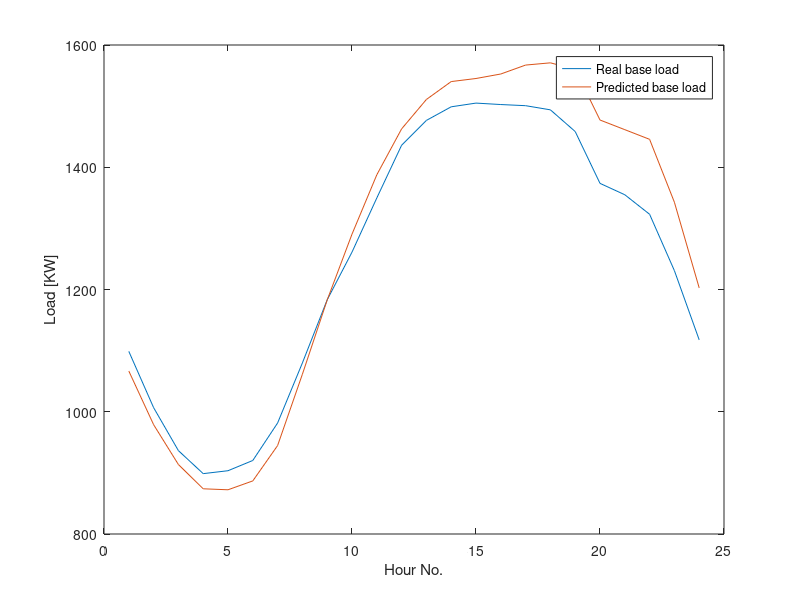

Recreate this plot in MATLAB. (Note: this script raises an error after producing the figure.)
close all;
clc;
clear;


%%%%%%%%%%%%%%%%%%%%%%%%%%%%%%%%%% 1-the parameters %%%%%%%%%%%%%%%%%%%%%%%%%%%%%%%%%%

%%%%%%% 1-BASE_LOAD %%%%%%%%%

% the base load vector for Toronto (data: Toronto 21/08/2009, temperature avg/max/min=22/25/20, unit=KW)
L_b=[
1648181.19
1510114.92
1404600.51
1348140.62
1355294.53
1380434.41
1472398.73
1619859.88
1774726.71
1891739.09
2024589.36
2154006.65
2214969.44
2248348.3
2257444.05
2253898.58
2251095.52
2240891.11
2187658.11
2060455.55
2032531.95
1984614.47
1846244.76
1676395.15];

% predicted base load (mean relative error =0.089)
P_L_b1=[
1737223.863
1603267.075
1501043.33
1434323.708
1427034.265
1445808.13
1535646.84
1703557
1878913.403
2041190.428
2189203.243
2300813.958
2376838.56
2431838.998
2456820.033
2472628.88
2497750.498
2502256.753
2487853.418
2333072.535
2313458.498
2278059.543
2121749.573
1908084.005];


% predicted base load (mean relative error =0.0414)
P_L_b2=[
1599948.91
1468345.518
1370502.199
1310946.046
1308525.559
1330298.288
1417044.254
1592177.276
1774327.31
1935791.394
2081450.673
2194127.508
2266347.528
2310264.895
2317806.969
2328853.886
2350763.395
2356239.943
2340220.599
2215920.234
2192252.838
2168526.739
2014122.374
1803843.804];

% second time predicted base load (better prediction)(mean relative error =0.0234)
P_L_b3=[
1648037.519
1458944.669
1366366.043
1310276.476
1309105.99
1329282.055
1411672.493
1587762.671
1728429.463
1888917.875
2032770.183
2133804.711
2199858.463
2240117.111
2241852.165
2245048.574
2259487.69
2260142.395
2243557.341
2145562.018
2122157.145
2104126.554
1948760.596
1740961.875];

% choose which forecased load is used
P_L_b=P_L_b2;

% the base load for a micogrid  (scale the base load values)
Scale_factor=1/1500;
L_b_mic=L_b*Scale_factor;  % the base load
P_L_b_mic=P_L_b*Scale_factor;  % the predicted base load

%%%%%%% 2-TIME_INTERVAL %%%%%%%%%
tau=1; % in hours (the lengh of charging interval)
num_slot=length(L_b_mic); % number of charging intervals

%%%%%%% 3-PRICE_MODEL %%%%%%%%%
% alfa=1.0;
% theta=1;
omega=1.2*max(L_b_mic);
k_0=0.0001;
k_1=0.00012;
k_2=0;
% the life reduction cost
beta=0;

% the constant multiplication
% k_con=alfa/(omega^theta*(theta+1));

% the basic price :  
price_basic=zeros(num_slot,1); % the price based on basic load
for i=1:num_slot
   price_basic(i)=k_0+k_1* L_b_mic(i);
end
fprintf('The price, min price=%g, max price=%g.\n',min(price_basic), max(price_basic));

%%%%%%% 4-BATTERY & CHARGING %%%%%%%%%
Cap_battery_org=16; % in KWh (% EV battery capacity)
gamma=0.9; % the percentage of battery when charging is completed
Cap_battery=gamma*Cap_battery_org;
P_max=5; % in KW (% the max charging rate)

%%%%%%% 5- CHG and V2G %%%%%%%%%
num_EV=200; % number of EVs
P_Chg=0; % the percentage of EVs that charge the battery only
num_CHG_EV=round(P_Chg*num_EV);  % the CHG EVs will be in the front part of the EV info matrix. (% number of CHG EVs)
num_V2G_EV=num_EV-num_CHG_EV; % number of V2G EVs
%%%%%%%%%%%%%%%%%%%%%%%%%%%%%%%%%%%%%%%%%%%%%%%%%%%%%%%%%%%%%%%%%%%%%%%%%%%%%%%%%%%%%%%%



%%%%%%%%%%%%%%%%%%%%%%%%%%%%%%%%%%  2-load EVs Data + Solar data %%%%%%%%%%%%%%%%%%%%%%%%%%%%%%%%%%
load dataset/EV_info.txt;
load dataset/Solar.txt;

%%%%% EV-DATA %%%%%
EV_info=EV_info(1:num_EV,:);  % keep only the num_Ev rows
F=zeros(num_EV, num_slot); % Create charging interval-matrix (F) 
for i=1:num_EV
    for j=EV_info(i,1):EV_info(i,2)
        F(i,j)=1;
    end
end
F1=reshape(F',1,[]);

%%%%% SOLAR-DATA %%%%%
cost_panel_for_msquare = 30;   % cost panel area for m^2
solar_raw = Solar;        
clear solar;              
num_groups_solar = size(solar_raw, 1);
Solar = struct();
for g = 1:num_groups_solar
    Solar(g).group_id   = solar_raw(g, 1); % Group_id
    Solar(g).efficiency = solar_raw(g, 2); % efficiency
    Solar(g).panel_area = solar_raw(g, 3); % Panel_area
    Solar(g).I_solar = solar_raw(g, 4:end); % Irradiance values (24 hours)
    Solar(g).P_pv_available = Solar(g).efficiency * Solar(g).panel_area .* Solar(g).I_solar / 1000;  % Convert irradiance → PV max power (kW)
end



% the EV charging pattern
%************************************************
% 30% of the EVs connect to charging stations before interval 1, and others uniformly distributed 
%************************************************
% % % % EV info matrix: 1) arrival, 2) departure time, 3) initial energy, 4)
% % % % charging period, 5) min charging time 
% 
% EV_info=zeros(num_EV,3);
% % percentage of EVS connected to station before interval 1
% Per_EV=0.1;
% % other EVs arrival times are uniformly distributed between [1, 20]
% for i=1:num_EV
%     temp_00=rand;
%     if temp_00<=Per_EV
%         T_arrival(i,1)=1;
%     else
%         T_arrival(i,1)=round(1 + (20-1).*rand);
%     end
% end
% 
% % the charging periods are uniformly distributed between [4, 12] hours
% T_charging= round(4 + (12-4).*rand(num_EV,1));
% T_charging=-1*sort(-1*T_charging);
% 
% % the departure time
% for i=1:num_EV
%     T_departure(i,1)=min(24, T_arrival(i,1)+T_charging(i,1));
% end
% % the initial energy is uniformly distributed between [0 0.8] of battery capacity
% Ini_percentage=0+ (0.8-0).*rand(num_EV,1);
% % fill the EV_info
% EV_info(:,1)=T_arrival;
% EV_info(:,2)=T_departure;
% EV_info(:,3)=Cap_battery_org*Ini_percentage;
% 
% for i=1:num_EV
%     EV_info(i,4)=EV_info(i,2)-EV_info(i,1)+1; % charging period
%     EV_info(i,5)=EV_info(i,3)/P_max; % min charging time
%     if EV_info(i,4) < EV_info(i,5)
%         fprintf('EV %g charging time is not valis.\n',i);
%     end
% end
% 
% % save and load EV_info
% save EV_info.txt EV_info -ascii;





%%%%%%%%%%%%%%%%%%%%%%%%%%%%%%%%%% 3-Global optimal scheme for V2G using CVX tool %%%%%%%%%%%%%%%%%%%%%%%%%%%%%%%%%%
% plot the base load
xx_1=1:num_slot;
figure;
yy_1(:,1)=L_b_mic;
yy_1(:,2)=P_L_b_mic;
plot(xx_1,yy_1);
ylabel('Load [KW]');
xlabel('Hour No.');
legend('Real base load','Predicted base load','Location','Best');


%%%%%%%% 1-the equality constraint: Ax=b
% optimization variables x=[z1, z2, ..., z_24, x11, x12, ...., x_100,24]',a colum vextor
num_OptVar=1*num_slot+num_slot*num_EV;
b_a=L_b_mic; % the matrix for the first equality constraint
A1_a=zeros(num_slot, num_OptVar-1*num_slot);
A1=[eye(num_slot) A1_a];

A2_a=zeros(num_slot, num_OptVar-1*num_slot);
s_temp=0;
for i=1:num_slot
    for j=1:num_EV
        A2_a(i, (j-1)*num_slot+i)=F(j,i);
        % fprintf('Assign F(%g,%g)=%g, to A2_a(%g, %g).\n',j,i,F(j,i),i,(j-1)*num_slot+1);
        s_temp=s_temp+F(j,i);
    end
end
A2_b=zeros(num_slot, num_slot);
A2=[A2_b A2_a];
    
A_a=A1-A2;  % the matrix for the first equality constraint
clear A1 A2 A1_a A2_a A2_b;

%%%%%%%% 2-the second equality constarint
B_1=zeros(num_EV, num_OptVar-1*num_slot);
for i=1:num_EV
    B_1(i,(i-1)*num_slot+1:(i-1)*num_slot+num_slot)=F(i,:);
end
temp_1=zeros(num_EV, num_slot);
B1=[temp_1 B_1];    % the matrix for the second equality constraint
b_b=(Cap_battery/tau)*ones(num_EV,1)-EV_info(:,3);% the matrix for the second equality constraint
clear  B_1  temp_1; 
    
% % combine the equality matrix
% Eq_left=[A_a' B1']';
% Eq_right=[b_a' b_b']';
Eq_L=A_a;
Eq_R=b_a;
clear  A_a  b_a; 

%%%%%%%% 3-the first inequality ************

% the inequality constraint ************
In_1=zeros(num_EV*num_slot, num_OptVar);
for i=1:num_slot
    for j=1:num_EV
        In_1((i-1)*num_EV+j,num_slot+(j-1)*num_slot+1:num_slot+(j-1)*num_slot+i)=F(j,1:i);
%         fprintf('set row %g, col %g:%g by using F(%g,1:%g).\n',(i-1)*num_EV+j,num_slot+(j-1)*num_slot+1,num_slot+(j-1)*num_slot+i,j,i);
    end
end
In_1=-1*In_1;  % the first inequality, left side
In_b1=zeros(num_EV*num_slot, 1);    % the first inequality, right side, [EV1_slot1, EV2_slot1, ..., EV1_slot2, EV2_slot2,...]'
for i=1:num_slot
    In_b1( (i-1)*num_EV+1:(i-1)*num_EV+num_EV, 1 )= (1/tau)*EV_info(1:num_EV,3); 
end

%%%%%%%% 4-the the second inequality
In_2=-1*In_1; % the second inequality, left side
In_b2=zeros(num_EV*num_slot, 1);    % the second inequality, right side, [EV1_slot1, EV2_slot1, ..., EV1_slot2, EV2_slot2,...]'
temp_b2=Cap_battery_org - EV_info(1:num_EV,3);
for i=1:num_slot
    In_b2( (i-1)*num_EV+1:(i-1)*num_EV+num_EV, 1 )= (1/tau)*temp_b2; 
end

%%%%%%%% 5-the third inequality
In_3=-1*B1; % the third inequality, left side
In_b3=-1*b_b;    % the third inequality, right side, 

% combine all the inequality constraints
% InEq_L=[In_1' In_2' In_3']';
% InEq_R=[In_b1' In_b2' In_b3']';

% solve the optimization problem using quadratic programming: [x,f_obj] = quadprog(H,f,A,b,Aeq,beq,lb,ub) 
% the initial value
x_initial=zeros(num_OptVar,1);
x_initial(1:num_slot,1)=L_b_mic;
% lower and upper bound
x_lb=zeros(num_OptVar,1); % the lower bound for EV charging

% the lower bound for V2G
x_lb(num_slot+1:num_OptVar,1)=-1*P_max*ones(num_OptVar-num_slot,1);
% distinguish the CHG Evs and V2G EVs
for i=1:num_CHG_EV*num_slot
    x_lb(num_slot+i,1)=0;
end

x_ub=P_max*ones(num_OptVar,1);
for i=1:num_slot
    x_ub(i,1)=2*omega;
end

% the objective function is changed to f=z_1^2+z_2^2+...
% f_1=zeros(num_OptVar,1);
% H_1=zeros(num_OptVar,num_OptVar);
% for i=1:num_slot
%     H_1(i,i)=2;
% end

%%%%%%%%%%%%%%%%%%%%%%%%%%%%%%%%%% 4- CVX tool Global schedule solution %%%%%%%%%%%%%%%%%%%%%%%%%%%%%%%%%%

% quadratic program
disp('Computing the solution of the quadratic program...');
cvx_begin
    variable v_x(num_OptVar);
    minimize(  k_0*sum(pow_p(v_x(1:num_slot),1)) + (k_1/2)*sum(pow_p(v_x(1:num_slot),2)) + beta*sum(square(F1)*square(v_x(num_slot+1:num_OptVar))) ...
        -k_0*sum(pow_p(L_b_mic(1:num_slot),1)) - (k_1/2)*sum(pow_p(L_b_mic(1:num_slot),2)) )
    %     minimize( quad_form(v_x,H_1) )
    Eq_L * v_x == Eq_R;
    In_1 * v_x <= In_b1;
    In_2 * v_x <= In_b2;
    In_3 * v_x <= In_b3;
%     InEq_L * v_x <= InEq_R;
    v_x >= x_lb;
    v_x <= x_ub;
cvx_end

clear  Eq_L  In_1 In_2 In_3 Eq_R In_b1 In_b2 In_b3 x_lb x_ub; 

% [x,f_obj] = quadprog(H_1,f_1,[],[],Eq_left,Eq_right,x_lb,x_ub);% equality constraint only
% [v_x2,f_obj,exitflag,output] = quadprog(H_1,f_1,InEq_L,InEq_R,Eq_L,Eq_R,x_lb,x_ub); % equality + inequality constraint


%%%%%%%%%%%%%%%%%%%%%%%%%%%%%%%%%% 5- Verify and Organizzation Global schedule solution %%%%%%%%%%%%%%%%%%%%%%%%%%%%%%%%%%

% organize and verify the results
v_x_temp=v_x(num_slot+1:num_OptVar,1);
v_x_Matrix = reshape(v_x_temp,num_slot, num_EV);
v_x_Matrix=v_x_Matrix';  % charging rate matrix: num_EV * num_slot

%%%%%%% 1.verify if all the EVs have been fully charged
v_E_Charged=zeros(num_EV,3);  % 1) initial energy, 2) charged energy, 3) final energy
v_E_Charged(:,1)=EV_info(1:num_EV,3);
for i=1:num_EV
    for j=1:num_slot
       v_E_Charged(i,2)= v_E_Charged(i,2) + v_x_Matrix(i,j)*F(i,j);
    end
    v_E_Charged(i,3)=v_E_Charged(i,1)+v_E_Charged(i,2);
    if abs(v_E_Charged(i,3)-Cap_battery) > 0.1
        fprintf('EV %g, final energy is %g, less than the battery capacity %g.\n',i,v_E_Charged(i,2),Cap_battery);
    end
end

%%%%%%% 2.verify the charging load at each interval
v_Charged_Load=zeros(num_slot,6); % 1) the base load, 2) the charged load, 3) the total load (from EV rates), 4) the total load (variables z), 5) difference of 3) and 4)
v_Charged_Load(:,1)=L_b_mic; % the base load
for i=1:num_slot
    for j=1:num_EV
        v_Charged_Load(i,2)=v_Charged_Load(i,2)+v_x_Matrix(j,i)*F(j,i);
    end
    v_Charged_Load(i,3)=v_Charged_Load(i,1)+v_Charged_Load(i,2); % total load calculated from charged loads of individual EVs
    v_Charged_Load(i,4)=v_x(i,1); % total load calculated from optimization variables z_i
    v_Charged_Load(i,5)=v_Charged_Load(i,4)-v_Charged_Load(i,3); % the difference of the results
    v_Charged_Load(i,6)=v_Charged_Load(i,5)/v_Charged_Load(i,1); % the relative error
%     if abs(Total_Load(i,1)-Total_Load(i,2)) > 0.1
%         fprintf('At charging interval %g, the total load is different, %g, vs %g.\n',i,Total_Load(i,1),Total_Load(i,2));
%     end
end

%%%%%%% 3.verify the energy level at each interval for each EV
% the evolution of energy level for each EV
v_Energy_variation=zeros(num_EV,num_slot+1);
for i=1:num_EV
    v_Energy_variation(i,1)=v_E_Charged(i,1);  % the initial energy
    for j=1:num_slot
        v_Energy_variation(i,j+1)=v_Energy_variation(i,j)+F(i,j)*v_x_Matrix(i,j);
    end
end

% save the charging rate for V2G
% save h_x_Matrix.txt v_x_Matrix -ascii;


%%%%%%%%%%%%%%%%%%%%%%%%%%%%%%%%%% 6- The discrete-time optimization loop %%%%%%%%%%%%%%%%%%%%%%%%%%%%%%%%%%
E_Charged=zeros(num_EV,3);  % 1) initial energy, 2) charged energy, 3) final energy
E_Charged(:,1)=EV_info(1:num_EV,3);

% monitor the status of all EVs
Rate_Matrix=zeros(num_EV, num_slot); % the actual charging rates for each EV

% EV_Matrix (COMPOSITION): 
    % col. 1=EV No.
    % col2=initial energy
    % col3=current energy
    % col4=starting slot No.
    % col5=ending slot No.
    % col6=status (0-not started,% 1-ongoing, 2-completed)
    % col.7=CHG or V2G (0=CHG, 1=V2G), 
    % col. 8=group ID(1, 2, 3...)

% EV_Matrix (DEFINITION): 
EV_Matrix=zeros(num_EV,6);  % status
EV_Matrix(:,1)=1:num_EV; %EV No.
EV_Matrix(:,2)=EV_info(:,3); %initial energy
EV_Matrix(:,3)=EV_info(:,3); %current energy
EV_Matrix(:,4)=EV_info(:,1); %starting slot No.
EV_Matrix(:,5)=EV_info(:,2); %ending slot No.
for i=1:length(EV_Matrix(:,1))
    if EV_Matrix(i,1)<=num_CHG_EV
        EV_Matrix(i,7)=0;  % CHG
    else
        EV_Matrix(i,7)=1; % V2G
    end
end

%%%%%%%%%%%%%%%%%%%%%%%%%%%%%%%%%% 7- The group level %%%%%%%%%%%%%%%%%%%%%%%%%%%%%%%%%%
group_size=100; % number of EVs in a group
group_num=ceil(num_EV/group_size); % the group number

% Check consistency with Solar.txt Data
if group_num ~= num_groups_solar
    error(['Mismatch between EV groups (%d) and Solar groups (%d). ' ...
           'Each EV group must have a corresponding Solar group.'], ...
           group_num, num_groups_solar);
end


%%%%% 1. Shuffle the EVs
temp_ID=EV_Matrix(:,1);   
temp_No=shuffle(temp_ID); 
for i=1:length(temp_No)
    EV_Matrix_1(i,:)=EV_Matrix(temp_No(i),:);
end

%%%%% 2. Create the 8th column(group_id) into EV_MATRIX_1 --> (EVs_id , init_energy , ... ,  group_id)
EV_Matrix_1(:,8)=group_num*ones(num_EV,1);
for i=1:group_num-1
    EV_Matrix_1((i-1)*group_size+1:i*group_size,8)=i*ones(group_size,1);
end
EV_Matrix=[];
    
%%%%% 3. RE-Construction of EV_Matrix (using EV_MATRIX1)
for gg=1:group_num
    
    EV_Matrix=[];
    % constrcut the matrix EV_Matrix
    temp_ss=0;
    for i=1:num_EV
        if EV_Matrix_1(i,8)==gg
            temp_ss=temp_ss+1;
            EV_Matrix(temp_ss,:)=EV_Matrix_1(i,:);
        end
    end
    EV_Matrix=sortrows(EV_Matrix,7);
    % number of EVs in the current group
    num_EV_g=length(EV_Matrix(:,1));
    % the number of CHG EVs
    num_CHG_g=0;
    for i=1:num_EV_g
        if EV_Matrix(i,7)==0
           num_CHG_g=num_CHG_g+1;
        end
    end
    % EV ID mapping
    EV_Mapping=zeros(num_EV_g,2);
    EV_Mapping(:,1)=1:num_EV_g;
    EV_Mapping(:,2)=EV_Matrix(:,1);
    % change the EV IDs
    EV_Matrix(:,1)=1:num_EV_g;
    % the rate matrix for the group
    Rate_Matrix_g=zeros(num_EV_g, num_slot); 


%%%%% 4. Optimization for each time_slot using current EV    
    for iii=1:num_slot   % 1 -> 24

        Current_T=iii;  % the current time instant
        Par_set=[beta, tau, Cap_battery_org, gamma, P_max, omega, num_CHG_g, k_0, k_1]';  % parameter vector

        % find out the charging EVs at the current time using
        Current_EV=[];
        temp_d1=0;
        for i=1:num_EV_g
            if Current_T >= EV_Matrix(i,4) & EV_Matrix(i,6)<2
                temp_d1=temp_d1+1;
                Current_EV(temp_d1,:)=EV_Matrix(i,:);
                % fprintf('EV %g is put into Current_EV set.\n',i);
            end
        end


        % save data for test --->  save T_Par_set.txt Par_set -ascii; save T_Current_EV.txt Current_EV -ascii; save T_Current_slot.txt Current_slot -ascii;
        
        % 
        if isempty(Current_EV)
            fprintf('At time slot %g, the Current_EV set is empty.\n',Current_T);
            continue;
        else
            % the sliding window
            Current_slot=[];
            Current_slot=Current_T: max(Current_EV(:,5));  % Current slow is from CURRENT_TIME(iii) --> The farthest depaturtime time of active EVs
            Current_slot=Current_slot';
            % the optimization function, return charging rates during the sliding window
            % % case 1): EV charging only 
            %    x=func_EV_Chg(Current_T, Par_set, Current_EV, Current_slot, P_L_b_mic);
            % % case 2): V2G
            x=func_group_cvx(Current_T, Par_set, Current_EV, Current_slot, P_L_b_mic , Solar , cost_panel_for_msquare , gg);  
        end

        % update the EV status: Rate_Matrix_g
        for i=1:length(Current_EV(:,1))
            Rate_Matrix_g(Current_EV(i,1),Current_T:Current_T+length(x(1,:))-1)=x(i,:);
        end
        % update the EV status: EV_Matrix
        for i=1:length(Current_EV(:,1))
            EV_Matrix(Current_EV(i,1),3)=EV_Matrix(Current_EV(i,1),3)+Rate_Matrix_g(Current_EV(i,1),Current_T); % update the current energy
            if abs(EV_Matrix(Current_EV(i,1),3)-Cap_battery)<0.01
                EV_Matrix(Current_EV(i,1),6)=2;
                elseif Current_T >= EV_Matrix(Current_EV(i,1),4)
                    EV_Matrix(Current_EV(i,1),6)=1;
            end
            % fprintf('EV %g is updated.\n',EV_Matrix(Current_EV(i,1),1));
        end


    end  % end of iii iteration
    

    %%%%% 5. Final verification and update  
    % verify the final energy for each EV
    for i=1:num_EV_g
        E_Charged(EV_Mapping(i,2),2)=sum(Rate_Matrix_g(i,:)); % charged energy
        E_Charged(EV_Mapping(i,2),3)=E_Charged(EV_Mapping(i,2),1)+E_Charged(EV_Mapping(i,2),2);
    end

    % update the global rate matrix
    for i=1:num_EV_g
        Rate_Matrix(EV_Mapping(i,2),:)=Rate_Matrix_g(EV_Mapping(i,1),:);
        %fprintf('Group %g: EV %g is completed.\n',gg, EV_Mapping(i,2));
    end

    
end  % end of gg iteration

%%%%%%%%%%%%%%%%%%%%%%%%%%%%%%%%%% 8- Verify the results %%%%%%%%%%%%%%%%%%%%%%%%%%%%%%%%%%
x=[];
x_Matrix=[];
x_Matrix=Rate_Matrix;  % charging rate matrix: num_EV * num_slot
% verify the charging load at each interval
Charged_Load=zeros(num_slot,6); % 1) the base load, 2) the charged load, 3) the total load (from EV rates), 4) the total load (variables z), 5) difference of 3) and 4)
Charged_Load(:,1)=L_b_mic; % the base load
for i=1:num_slot
    for j=1:num_EV
        Charged_Load(i,2)=Charged_Load(i,2)+x_Matrix(j,i)*F(j,i);
    end
    Charged_Load(i,3)=Charged_Load(i,1)+Charged_Load(i,2); % total load calculated from charged loads of individual EVs
%     Charged_Load(i,4)=x(i,1); % total load calculated from optimization variables z_i
    Charged_Load(i,5)=Charged_Load(i,4)-Charged_Load(i,3); % the difference of the results
    Charged_Load(i,6)=Charged_Load(i,5)/Charged_Load(i,1); % the relative error
%     if abs(Total_Load(i,1)-Total_Load(i,2)) > 0.1
%         fprintf('At charging interval %g, the total load is different, %g, vs %g.\n',i,Total_Load(i,1),Total_Load(i,2));
%     end
end

% verify the energy level at each interval for each EV
% the evolution of energy level for each EV
Energy_variation=zeros(num_EV,num_slot+1);
for i=1:num_EV
    Energy_variation(i,1)=E_Charged(i,1);  % the initial energy
    for j=1:num_slot
        Energy_variation(i,j+1)=Energy_variation(i,j)+F(i,j)*x_Matrix(i,j);
    end
end        
        


% %%%%%%%%%%%%%%%%%%%%%%%%%%%%%%%%%%%%%%%%
%%%%%%%%%%  Naive charging scheme with discharging %%% revised on June 03,
%%%%%%%%%%  2011
% %%%%%%%%%%%%%%%%%%%%%%%%%%%%%%%%%%%%%%%%
N_inital_en(:,1)=E_Charged(:,1); % the initial energy
N_inital_en(:,2)=Cap_battery-N_inital_en(:,1); % the energy requied to be charged
H_x_Matrix=zeros(num_EV,num_slot);

% naive method: constant chg/dichg rate at each interval, the number of
% dicharging intervals are pre-dertermined
% allocate chg/dischg rate
num_dischg_slot=1;
for i=1:num_CHG_EV % for the CHG-only EVs
    % number of parking slots
    num_p_slots(i,1)=sum(F(i,:));
    % the constant rate
    C_rate(i,1)=N_inital_en(i,2)/num_p_slots(i,1);
    if C_rate(i,1)>P_max
        fprintf('At EV %g, the constant rate %g exceeded the max rate %g.\n', i, C_rate(i,1), P_max);
    end
    % rate allocation
    for j=1:num_slot
        if F(i,j)==1
             H_x_Matrix(i,j)=C_rate(i,1);
        end
    end
end
for i=num_CHG_EV+1:num_EV  % for the V2G EVs
    % number of parking slots
    num_p_slots(i,1)=sum(F(i,:));
    % the constant rate
    if num_p_slots(i,1)-2*num_dischg_slot>0
        C_rate(i,1)=N_inital_en(i,2)/(num_p_slots(i,1)-2*num_dischg_slot);
    else
        fprintf('The number of discharging slots %g is too high.\n',num_dischg_slot);
    end
    if C_rate(i,1)>P_max
        fprintf('At EV %g, the constant rate %g exceeded the max rate %g.\n', i, C_rate(i,1), P_max);
    end
    % rate allocation
    price_vector=[];
    i_slot=0;
    for j=1:num_slot
        if F(i,j)==1
            i_slot=i_slot+1;
            price_vector(i_slot,1)=j;
            price_vector(i_slot,2)=price_basic(j);
            H_x_Matrix(i,j)=C_rate(i,1);
        end
    end
    % determine the discharging slot
    [value ind_1]=max(price_vector(:,2)); % max price
    H_x_Matrix(i,price_vector(ind_1,1))=-1*C_rate(i,1);
end
N_x_Matrix=H_x_Matrix;

% accumulative energy
accum_en=N_inital_en(:,1); % the initial energy
for i=1:num_slot
   accum_en(:,i+1)= accum_en(:,i)+H_x_Matrix(:,i);
end
% adjustment to remove negative accumulative energy
for i=1:num_EV
    for j=2:num_slot+1
        if accum_en(i,j)<0
            H_x_Matrix(i,j-1)=-1*H_x_Matrix(i,j-1);
            H_x_Matrix(i,j)=-1*H_x_Matrix(i,j);
        end
    end
end
% adjustment to remove overcharging (exceeding the battery capacity)
for i=1:num_EV
    tem_diff=0;
    for j=2:num_slot+1
        if accum_en(i,j)> Cap_battery_org
            tem_diff=accum_en(i,j)-Cap_battery_org;
            temp_old_chg=H_x_Matrix(i,j-1);
            H_x_Matrix(i,j-1)=H_x_Matrix(i,j-1)-tem_diff; % reduce the charging power
            %fprintf('EV %g at slot %g, accumulative energy %g, changed chg rate from %g to %g, cut %g.\n',i,j,accum_en(i,j),temp_old_chg, H_x_Matrix(i,j-1),tem_diff);
            for k=j:num_slot
                if H_x_Matrix(i,k)<0 % the discharging slot
                    temp_old_dischg=H_x_Matrix(i,k);
                    H_x_Matrix(i,j)=H_x_Matrix(i,k)+tem_diff;
                    %fprintf('EV %g at slot %g, changed chg rate from %g to %g, increased by %g.\n',i,k,temp_old_dischg,H_x_Matrix(i,j),tem_diff);
                end
            end
        end
    end
end

N_x_Matrix= H_x_Matrix;

% the evolution of energy level for each EV
N_Energy_variation=zeros(num_EV,num_slot+1);
for i=1:num_EV
    N_Energy_variation(i,1)=N_inital_en(i,1);  % the initial energy
    for j=1:num_slot
        N_Energy_variation(i,j+1)=N_Energy_variation(i,j)+F(i,j)*N_x_Matrix(i,j);
    end
end             
% the charged load
N_Charged_Load=zeros(num_slot,3); % 1) the base load, 2) the charged load, 3) the total load (from EV rates), 
N_Charged_Load(:,1)=L_b_mic; % the base load
for i=1:num_slot
    for j=1:num_EV
        N_Charged_Load(i,2)=N_Charged_Load(i,2)+N_x_Matrix(j,i)*F(j,i);
    end
    N_Charged_Load(i,3)=N_Charged_Load(i,1)+N_Charged_Load(i,2); % total load calculated from charged loads of individual EVs
end


%%%%%%%%%%%%%%%%%%%%%%%%%%%%%%%%%% 8- Plot the results %%%%%%%%%%%%%%%%%%%%%%%%%%%%%%%%%%

% plot the base load without EV charging
% load Glb_Chg_Load.txt;
figure;
xx=1:num_slot;
yy(:,1)=L_b_mic;  % the base load
yy(:,2)=v_Charged_Load(:,3); % globally optimal scheme
yy(:,3)=Charged_Load(:,3); %locally optimal scheme
yy(:,4)=N_Charged_Load(:,3); % Equal allocation scheme
plot(xx,yy);
ylabel('Load [KW]');
xlabel('Hour No.');
legend('Base load without EV charging', ...
       'Total load with globally optimal EV charging', ...
       'Total load with locally optimal EV charging', ...
       'Total load with naive EV charging', ...
       'Location', 'NorthWest');

% conversion of charging rate matrix
G_x_Matrix_1D=reshape(v_x_Matrix', [], 1);  % globall optimal
L_x_Matrix_1D=reshape(x_Matrix', [], 1);  % locally optimal
N_x_Matrix_1D=reshape(N_x_Matrix', [], 1);  % naive

% the comparison of objective values    
obj_value=zeros(3,1);
obj_value(1)=k_0*sum(pow_p(yy(:,2),1)) + (k_1/2)*sum(pow_p(yy(:,2),2)) + beta*sum(square(F1)*square(G_x_Matrix_1D)) ...
        -k_0*sum(pow_p(L_b_mic(1:num_slot),1)) - (k_1/2)*sum(pow_p(L_b_mic(1:num_slot),2)); % total cost in globally optimal scheme
obj_value(2)=k_0*sum(pow_p(yy(:,3),1)) + (k_1/2)*sum(pow_p(yy(:,3),2)) + beta*sum(square(F1)*square(L_x_Matrix_1D)) ...
        -k_0*sum(pow_p(L_b_mic(1:num_slot),1)) - (k_1/2)*sum(pow_p(L_b_mic(1:num_slot),2)); % total cost in locally optimal scheme
obj_value(3)=k_0*sum(pow_p(yy(:,4),1)) + (k_1/2)*sum(pow_p(yy(:,4),2)) + beta*sum(square(F1)*square(N_x_Matrix_1D)) ...
        -k_0*sum(pow_p(L_b_mic(1:num_slot),1)) - (k_1/2)*sum(pow_p(L_b_mic(1:num_slot),2)); % total cost in Equal allocation scheme
    
imp_1=(obj_value(3)-obj_value(1))/obj_value(3);
imp_2=(obj_value(3)-obj_value(2))/obj_value(3);
fprintf('The objective value comparison: globally optimal scheme=%g, locally optimal scheme (group size %g) =%g, Equal allocation scheme=%g.\n',obj_value(1),group_size, obj_value(2),obj_value(3) );
fprintf('The improvement of the global optimal scheme is %g, the improvement of locally optimal scheme is %g.\n',imp_1, imp_2);


% plot the charged load in each interval
figure;
xx=1:num_slot;
zz(:,1)=v_Charged_Load(:,2); % globally optimal scheme
zz(:,2)=Charged_Load(:,2); %locally optimal scheme
zz(:,3)=N_Charged_Load(:,2); % Equal allocation scheme
plot(xx,zz);
ylabel('Charged load [KW]');
xlabel('Hour No.');
legend('Globally optimal scheme','Locally optimal scheme','Equal allocation scheme','Location', 'NorthWest');


% the total charged energy
total_charged=0;
for i=1:num_EV
    total_charged=total_charged+ (Cap_battery-E_Charged(i,1));
end
fprintf('The total charged energy should be %g.\n',total_charged);
fprintf('The actual total charged energy:  globally optimal scheme=%g, locally optimal scheme=%g, Equal allocation scheme=%g.\n',...
    sum(yy(:,2)-yy(:,1)), sum(yy(:,3)-yy(:,1)), sum(yy(:,4)-yy(:,1)) );
    


% the load peak
Peak_based=max(L_b_mic); % the base load
Peak_Charged=max(Charged_Load(:,3)); % the load with EV charging
Peak_reduction=(Peak_based-Peak_Charged)/Peak_based;
fprintf('The peak comparison: base load=%g, globally optimal scheme=%g, locally optimal scheme=%g, Equal allocation scheme=%g KW.\n',...
    max(yy(:,1)), max(yy(:,2)), max(yy(:,3)), max(yy(:,4)) );

% the load standard deviation
std_based=std(L_b_mic); % the base load
std_Charged=std(Charged_Load(:,3)); % the load with EV charging
std_reduction=(std_based-std_Charged)/std_based;
fprintf('The standard deviation comparison: base load=%g, globally optimal scheme=%g, locally optimal scheme=%g, Equal allocation scheme=%g.\n',...
    std(yy(:,1)), std(yy(:,2)), std(yy(:,3)), std(yy(:,4)) );


fprintf('The number of the EVs is %g. The percentage of charging-only EVs is %g.\n', num_EV, P_Chg);

% plot the evolution of energy level for each EV (globally optimal scheme)
figure;
xxx=0:num_slot;
plot(xxx,v_Energy_variation(1:40,:));
ylabel('Energy [KWH]');
xlabel('Hour No.');
legend('EV1','EV2','EV3','EV4','EV5','EV6','EV7','EV8','EV9','EV10','Location', 'NorthWest');
title('The energy evolution in globally optimal scheme');

% plot the evolution of energy level for each EV (locally optimal scheme)
figure;
xxx=0:num_slot;
plot(xxx,Energy_variation);
ylabel('Energy [KWH]');
xlabel('Hour No.');
legend('EV1','EV2','EV3','EV4','EV5','EV6','EV7','EV8','EV9','EV10','Location', 'NorthWest');
title('The energy evolution in locally optimal scheme');

% plot the evolution of energy level for each EV (Equal allocation scheme)
figure;
plot(xxx,N_Energy_variation);
ylabel('Energy [KWH]');
xlabel('Hour No.');
legend('EV1','EV2','EV3','EV4','EV5','EV6','EV7','EV8','EV9','EV10','Location', 'NorthWest');
title('The energy evolution in Equal allocation scheme');

% % plot the charging rates for each EV
figure; 
EV_ID=65;
energy_mmm(1,:)=v_Energy_variation(EV_ID,:);
energy_mmm(2,:)=Energy_variation(EV_ID,:);
energy_mmm(3,:)=N_Energy_variation(EV_ID,:);
plot(xxx,energy_mmm);
ylabel('Energy [KWH]');
xlabel('Time (Hours)');
legend('Globally optimal scheme','Locally optimal scheme','Equal allocation scheme','Location', 'NorthWest');
title('The energy evolution for an EV');

figure;
nnn(:,1)=v_x_Matrix(EV_ID,:)';%globally optimal scheme
nnn(:,2)=x_Matrix(EV_ID,:)';%locally optimal scheme
nnn(:,3)=N_x_Matrix(EV_ID,:)';%Equal allocation scheme
h=bar(xx,nnn);
ylabel('Rate [KW]');
xlabel('Time (Hours)');
legend('Globally optimal scheme','Locally optimal scheme','Equal allocation scheme','Location', 'NorthWest');
title('The charging/discharging rate in globally optimal scheme');

% % plot the power production of the solar panel (NEW)
figure;
PV_matrix = zeros(num_slot, num_groups_solar);
for g = 1:num_groups_solar
    PV_matrix(:, g) = Solar(g).P_pv_available(:);  % Ensure column format
end
PV_matrix = PV_matrix';
plot(xx, PV_matrix);
xlabel('Time Slot (Hour)');
ylabel('PV Power [kW]');
title('PV Power Output per Group');
legendStrings = arrayfun(@(g) sprintf('Group %d', g), 1:num_groups_solar, 'UniformOutput', false);
legend(legendStrings, 'Location', 'NorthWest');
grid on;

% % plot the solar irradiance data
figure;
Irr_matrix = zeros(num_slot, num_groups_solar);
for g = 1:num_groups_solar
    Irr_matrix(:, g) = Solar(g).I_solar(:);  % Ensure column format
end
plot(xx, Irr_matrix);
xlabel('Time Slot (Hour)');
ylabel('Solar Irradiance [W/m^2]');
title('Solar Irradiance per Group');
legend(legendStrings, 'Location', 'NorthWest');
grid on;

% save glabol_x_Matrix.txt v_x_Matrix -ascii;
% save local_x_Matrix.txt x_Matrix -ascii;
% save naive_x_Matrix.txt N_x_Matrix -ascii;

